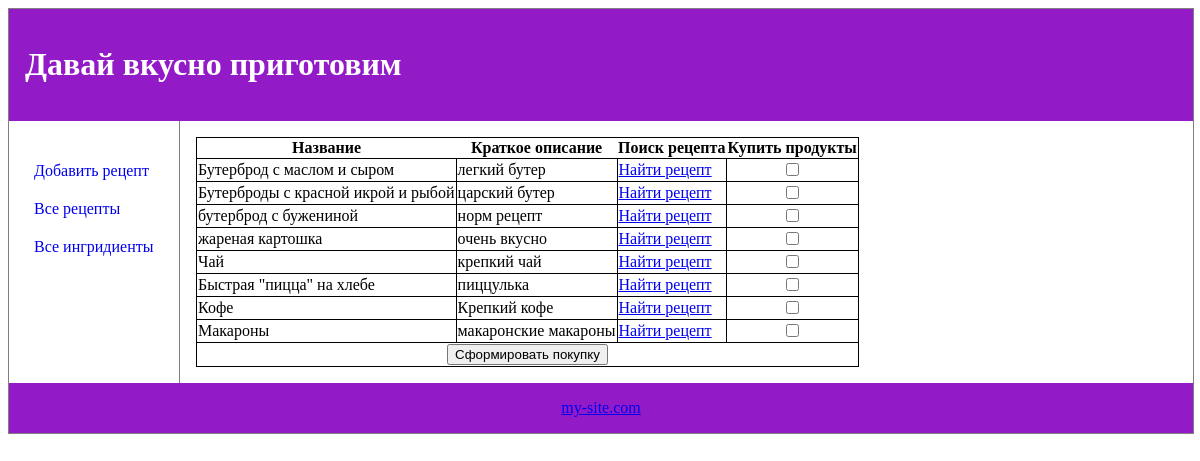
The app's page /index.php?id=allRecipes with its own data.
### tables this page shows
CREATE TABLE `dish` (
  `id_recipe` int(11) NOT NULL,
  `name_dish` varchar(100) DEFAULT NULL,
  `desc_dish` varchar(100) DEFAULT NULL,
  `recipe` varchar(1000) DEFAULT NULL
);

### allRecipes.php (the view, shortened to what this page needs)
<?php
$dbc = mysqli_connect('localhost', 'root', '', 'lllusix')
or die('проблемы к подключению к БД');
$query = "SELECT * FROM dish";
$result = mysqli_query($dbc, $query)
or die('Ошибка выполнения запроса');
?>
<form action="index.php?id=shopping_list" method="post">
<table>
    <tr>
        <th>Название</th>
        <th>Краткое описание</th>
        <th>Поиск рецепта</th>
        <th>Купить продукты</th>
    </tr>
    <?php
    while ($row = mysqli_fetch_array($result)) {
        ?>
        <tr>
            <td><?php echo $row[1]; ?></td>
            <td><?php echo $row[2]; ?></td>
            <td><a href="index.php?id=showRecipe&recipe=<?php echo $row[0] ?>">Найти рецепт</a></td>
            <td style="text-align: center"><input type="checkbox" name="<?php echo $row[0] ?>" value="buy"></td>
        </tr>
        <?php
    }
    ?>
    <tr>
        <td style="text-align: center" colspan="4"><input type="submit" name="submit" value="Сформировать покупку"></td>
    </tr>
</table>
</form>

### index.php (shortened to what this page needs)
<!DOCTYPE html>
<html lang="en">
<head>
</head>
<body>
<?php
$id = '';
if (!empty($_GET)) {
    $id = empty($_GET['id']) ? '' : trim(strip_tags($_GET['id']));
}
$blocks = ['header', 'content', 'footer'];
?>
<div class="container">
    <?php foreach ($blocks as $block): ?>
        <?php if ($block == 'header'): ?>
            <?php include 'header.php'; ?>
        <?php elseif ($block == 'content'): ?>
            <?php include 'menu.php'; ?>
            <article>
                <?php
                switch ($id) {
                    case 'allRecipes':
                        include 'allRecipes.php';
                        break;
                }
                ?>
            </article>
        <?php elseif ($block == 'footer'): ?>
            <?php include 'footer.php'; ?>
        <?php endif; ?>
    <?php endforeach; ?>
</div>
</body>
</html>

### header.php (shortened to what this page needs)
<header>
    <a href="index.php"><h1>Давай вкусно приготовим</h1></a>
</header>

### menu.php
<?php
$menus = [
    'addRecipe' => 'Добавить рецепт',
    'allRecipes' => 'Все рецепты',
    'allIngredients' => 'Все ингридиенты',
]; ?>
<nav>
    <ul>
        <?php foreach ($menus as $key => $menu): ?>
            <li>
                <a href="index.php?id=<?php echo $key; ?>"><?php echo $menu; ?></a>
            </li>
        <?php endforeach; ?>
    </ul>
</nav>

### footer.php
<footer>
    <div><a href="index.php"> my-site.com</a></div>
</footer>

### index.php (style rules this page uses)
div.container { width: 100%; border: 1px solid gray; }
header, footer { padding: 1em; color: white; background-color: #931ac7; clear: left; text-align: center; }
header { text-align: left; }
header a { color: white; text-decoration: none; }
nav { float: left; max-width: 160px; margin: 0; padding: 25px; }
nav ul { list-style-type: none; padding: 0; }
nav ul li { padding-bottom: 20px; }
nav ul a { text-decoration: none; }
article { margin-left: 170px; border-left: 1px solid gray; padding: 1em; overflow: hidden; }

### allRecipes.php (style rules this page uses)
table, td, tr { border: 1px solid black; border-collapse: collapse; }

### records on screen
dish: name_dish "Бутерброд с маслом и сыром", desc_dish "легкий бутер"
dish: name_dish "Бутерброды с красной икрой и рыбой", desc_dish "царский бутер"
dish: name_dish "бутерброд с бужениной", desc_dish "норм рецепт"
dish: name_dish "жареная картошка", desc_dish "очень вкусно"
dish: name_dish "Чай", desc_dish "крепкий чай"
dish: name_dish "Быстрая \"пицца\" на хлебе", desc_dish "пиццулька"
dish: name_dish "Кофе", desc_dish "Крепкий кофе"
dish: name_dish "Макароны", desc_dish "макаронские макароны"

### other values on screen
$menu "Добавить рецепт"
$menu "Все рецепты"
$menu "Все ингридиенты"
